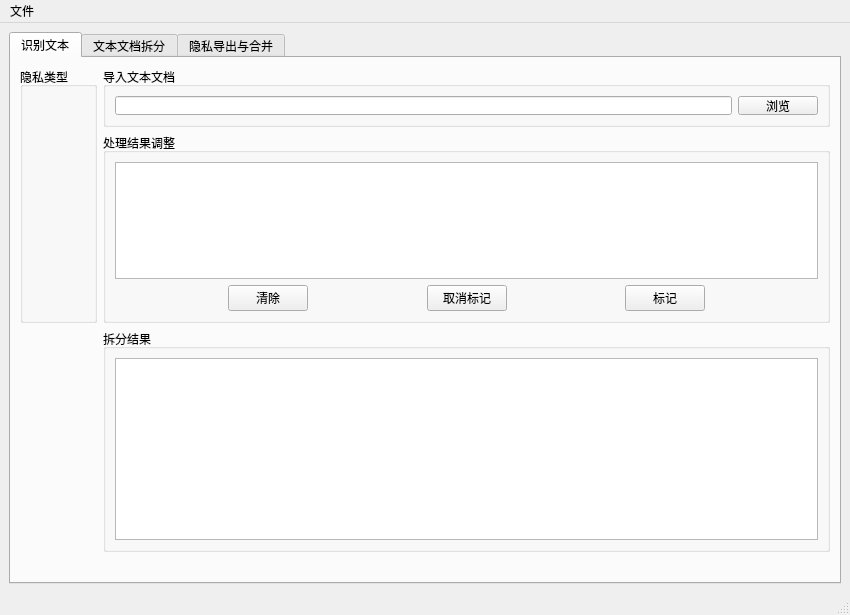
<?xml version="1.0" encoding="UTF-8"?>
<ui version="4.0">
 <class>MainWindow</class>
 <widget class="QMainWindow" name="MainWindow">
  <property name="geometry">
   <rect>
    <x>0</x>
    <y>0</y>
    <width>850</width>
    <height>573</height>
   </rect>
  </property>
  <property name="windowTitle">
   <string>MainWindow</string>
  </property>
  <widget class="QWidget" name="centralwidget">
   <layout class="QVBoxLayout" name="verticalLayout">
    <item>
     <widget class="QTabWidget" name="tabWidget">
      <property name="currentIndex">
       <number>0</number>
      </property>
      <widget class="QWidget" name="tabForText">
       <property name="layoutDirection">
        <enum>Qt::RightToLeft</enum>
       </property>
       <attribute name="title">
        <string>识别文本</string>
       </attribute>
       <layout class="QVBoxLayout" name="verticalLayout_2">
        <item>
         <layout class="QGridLayout" name="gridLayout">
          <item row="2" column="0">
           <layout class="QVBoxLayout" name="verticalLayout_5">
            <item>
             <widget class="QGroupBox" name="groupBox_3">
              <property name="layoutDirection">
               <enum>Qt::LeftToRight</enum>
              </property>
              <property name="title">
               <string>拆分结果</string>
              </property>
              <layout class="QVBoxLayout" name="verticalLayout_6">
               <item>
                <widget class="QPlainTextEdit" name="textResult"/>
               </item>
              </layout>
             </widget>
            </item>
           </layout>
          </item>
          <item row="1" column="0">
           <widget class="QGroupBox" name="groupBox_2">
            <property name="maximumSize">
             <size>
              <width>16777215</width>
              <height>200</height>
             </size>
            </property>
            <property name="layoutDirection">
             <enum>Qt::LeftToRight</enum>
            </property>
            <property name="title">
             <string>处理结果调整</string>
            </property>
            <layout class="QVBoxLayout" name="verticalLayout_4">
             <item>
              <widget class="QPlainTextEdit" name="textResultAdjust"/>
             </item>
             <item>
              <layout class="QHBoxLayout" name="horizontalLayout_2">
               <item>
                <spacer name="horizontalSpacer_4">
                 <property name="orientation">
                  <enum>Qt::Horizontal</enum>
                 </property>
                 <property name="sizeHint" stdset="0">
                  <size>
                   <width>40</width>
                   <height>20</height>
                  </size>
                 </property>
                </spacer>
               </item>
               <item>
                <widget class="QPushButton" name="clearTextBtn">
                 <property name="text">
                  <string>清除</string>
                 </property>
                </widget>
               </item>
               <item>
                <spacer name="horizontalSpacer">
                 <property name="orientation">
                  <enum>Qt::Horizontal</enum>
                 </property>
                 <property name="sizeHint" stdset="0">
                  <size>
                   <width>40</width>
                   <height>20</height>
                  </size>
                 </property>
                </spacer>
               </item>
               <item>
                <widget class="QPushButton" name="cancelMarkBtn">
                 <property name="text">
                  <string>取消标记</string>
                 </property>
                </widget>
               </item>
               <item>
                <spacer name="horizontalSpacer_2">
                 <property name="orientation">
                  <enum>Qt::Horizontal</enum>
                 </property>
                 <property name="sizeHint" stdset="0">
                  <size>
                   <width>40</width>
                   <height>20</height>
                  </size>
                 </property>
                </spacer>
               </item>
               <item>
                <widget class="QPushButton" name="markBtn">
                 <property name="text">
                  <string>标记</string>
                 </property>
                </widget>
               </item>
               <item>
                <spacer name="horizontalSpacer_3">
                 <property name="orientation">
                  <enum>Qt::Horizontal</enum>
                 </property>
                 <property name="sizeHint" stdset="0">
                  <size>
                   <width>40</width>
                   <height>20</height>
                  </size>
                 </property>
                </spacer>
               </item>
              </layout>
             </item>
            </layout>
           </widget>
          </item>
          <item row="0" column="1" rowspan="2">
           <widget class="QGroupBox" name="groupBox_4">
            <property name="layoutDirection">
             <enum>Qt::LeftToRight</enum>
            </property>
            <property name="title">
             <string>隐私类型</string>
            </property>
           </widget>
          </item>
          <item row="0" column="0">
           <layout class="QVBoxLayout" name="verticalLayout_3">
            <item>
             <widget class="QGroupBox" name="groupBox">
              <property name="maximumSize">
               <size>
                <width>16777215</width>
                <height>60</height>
               </size>
              </property>
              <property name="layoutDirection">
               <enum>Qt::LeftToRight</enum>
              </property>
              <property name="title">
               <string>导入文本文档</string>
              </property>
              <layout class="QHBoxLayout" name="horizontalLayout">
               <item>
                <widget class="QLineEdit" name="textPathLineEdit"/>
               </item>
               <item>
                <widget class="QPushButton" name="textBrowerBtn">
                 <property name="text">
                  <string>浏览</string>
                 </property>
                </widget>
               </item>
              </layout>
             </widget>
            </item>
           </layout>
          </item>
         </layout>
        </item>
        <item>
         <spacer name="verticalSpacer">
          <property name="orientation">
           <enum>Qt::Vertical</enum>
          </property>
          <property name="sizeHint" stdset="0">
           <size>
            <width>20</width>
            <height>40</height>
           </size>
          </property>
         </spacer>
        </item>
       </layout>
      </widget>
      <widget class="QWidget" name="tabForExcel">
       <attribute name="title">
        <string>文本文档拆分</string>
       </attribute>
       <layout class="QVBoxLayout" name="verticalLayout_8">
        <item>
         <layout class="QVBoxLayout" name="verticalLayout_7">
          <item>
           <widget class="QGroupBox" name="groupBox_5">
            <property name="title">
             <string>导入Excel文件</string>
            </property>
            <layout class="QHBoxLayout" name="horizontalLayout_3">
             <item>
              <widget class="QLineEdit" name="excelPathLineEdit"/>
             </item>
             <item>
              <widget class="QPushButton" name="excelBrowerBtn">
               <property name="text">
                <string>浏览</string>
               </property>
              </widget>
             </item>
            </layout>
           </widget>
          </item>
         </layout>
        </item>
        <item>
         <widget class="QGroupBox" name="groupBox_6">
          <property name="title">
           <string>加密列号选择</string>
          </property>
          <layout class="QVBoxLayout" name="verticalLayout_9">
           <item>
            <widget class="QTableWidget" name="excelShowingTable"/>
           </item>
           <item>
            <layout class="QHBoxLayout" name="horizontalLayout_4">
             <item>
              <layout class="QHBoxLayout" name="ScrollBarLayout"/>
             </item>
             <item>
              <widget class="QLabel" name="label_5">
               <property name="text">
                <string>输入需要处理的列(1,2,4...)</string>
               </property>
              </widget>
             </item>
             <item>
              <widget class="QLineEdit" name="lineEdit_2"/>
             </item>
             <item>
              <widget class="QCheckBox" name="setFirstLineHeadChxBox">
               <property name="text">
                <string>将第一行设置为表头</string>
               </property>
              </widget>
             </item>
             <item>
              <widget class="QPushButton" name="recognizeExcel">
               <property name="text">
                <string>识别</string>
               </property>
              </widget>
             </item>
             <item>
              <widget class="QPushButton" name="handleExcel">
               <property name="text">
                <string>处理</string>
               </property>
              </widget>
             </item>
            </layout>
           </item>
          </layout>
         </widget>
        </item>
        <item>
         <widget class="QGroupBox" name="groupBox_7">
          <property name="title">
           <string>处理结果预览</string>
          </property>
          <layout class="QVBoxLayout" name="verticalLayout_10">
           <item>
            <widget class="QTableWidget" name="excelResultTable"/>
           </item>
          </layout>
         </widget>
        </item>
       </layout>
      </widget>
      <widget class="QWidget" name="tabForFileManager">
       <attribute name="title">
        <string>隐私导出与合并</string>
       </attribute>
       <layout class="QVBoxLayout" name="verticalLayout_11">
        <item>
         <layout class="QHBoxLayout" name="horizontalLayout_5">
          <item>
           <widget class="QLabel" name="label">
            <property name="minimumSize">
             <size>
              <width>110</width>
              <height>0</height>
             </size>
            </property>
            <property name="maximumSize">
             <size>
              <width>110</width>
              <height>16777215</height>
             </size>
            </property>
            <property name="text">
             <string>选择待处理文件类型</string>
            </property>
           </widget>
          </item>
          <item>
           <widget class="QComboBox" name="fileType">
            <property name="minimumSize">
             <size>
              <width>68</width>
              <height>0</height>
             </size>
            </property>
            <property name="maximumSize">
             <size>
              <width>68</width>
              <height>16777215</height>
             </size>
            </property>
           </widget>
          </item>
          <item>
           <spacer name="horizontalSpacer_8">
            <property name="orientation">
             <enum>Qt::Horizontal</enum>
            </property>
            <property name="sizeHint" stdset="0">
             <size>
              <width>40</width>
              <height>20</height>
             </size>
            </property>
           </spacer>
          </item>
         </layout>
        </item>
        <item>
         <layout class="QHBoxLayout" name="horizontalLayout_6">
          <item>
           <widget class="QGroupBox" name="groupBox_8">
            <property name="title">
             <string>输出结果</string>
            </property>
            <layout class="QVBoxLayout" name="verticalLayout_12">
             <item>
              <widget class="QGroupBox" name="groupBox_10">
               <property name="title">
                <string>文件一</string>
               </property>
               <layout class="QHBoxLayout" name="horizontalLayout_10">
                <item>
                 <widget class="QLineEdit" name="outPutFileOneNameLineEdit"/>
                </item>
                <item>
                 <widget class="QLabel" name="suffixLabel">
                  <property name="minimumSize">
                   <size>
                    <width>70</width>
                    <height>0</height>
                   </size>
                  </property>
                  <property name="maximumSize">
                   <size>
                    <width>70</width>
                    <height>16777215</height>
                   </size>
                  </property>
                  <property name="text">
                   <string>.txt</string>
                  </property>
                 </widget>
                </item>
               </layout>
              </widget>
             </item>
             <item>
              <widget class="QGroupBox" name="groupBox_11">
               <property name="title">
                <string>文件二</string>
               </property>
               <layout class="QHBoxLayout" name="horizontalLayout_9">
                <item>
                 <widget class="QLineEdit" name="outPutFileTwoNameLineEdit"/>
                </item>
               </layout>
              </widget>
             </item>
             <item>
              <layout class="QHBoxLayout" name="horizontalLayout_15">
               <item>
                <widget class="QLabel" name="label_4">
                 <property name="text">
                  <string>保存到：</string>
                 </property>
                </widget>
               </item>
               <item>
                <widget class="QLineEdit" name="directoryPath"/>
               </item>
               <item>
                <widget class="QPushButton" name="directoryBrowerBtn">
                 <property name="maximumSize">
                  <size>
                   <width>70</width>
                   <height>16777215</height>
                  </size>
                 </property>
                 <property name="text">
                  <string>浏览</string>
                 </property>
                </widget>
               </item>
              </layout>
             </item>
            </layout>
           </widget>
          </item>
          <item>
           <widget class="QGroupBox" name="groupBox_9">
            <property name="title">
             <string>文件二加密、解密</string>
            </property>
            <layout class="QVBoxLayout" name="verticalLayout_13">
             <item>
              <widget class="QGroupBox" name="groupBox_12">
               <property name="title">
                <string>选择加密、解密算法</string>
               </property>
               <layout class="QHBoxLayout" name="horizontalLayout_16">
                <item>
                 <widget class="QComboBox" name="algorithmSelect"/>
                </item>
                <item>
                 <spacer name="horizontalSpacer_10">
                  <property name="orientation">
                   <enum>Qt::Horizontal</enum>
                  </property>
                  <property name="sizeHint" stdset="0">
                   <size>
                    <width>40</width>
                    <height>20</height>
                   </size>
                  </property>
                 </spacer>
                </item>
               </layout>
              </widget>
             </item>
             <item>
              <widget class="QGroupBox" name="groupBox_13">
               <property name="title">
                <string>密码</string>
               </property>
               <layout class="QHBoxLayout" name="horizontalLayout_11">
                <item>
                 <widget class="QLineEdit" name="passwdLineEdit"/>
                </item>
                <item>
                 <spacer name="horizontalSpacer_7">
                  <property name="orientation">
                   <enum>Qt::Horizontal</enum>
                  </property>
                  <property name="sizeHint" stdset="0">
                   <size>
                    <width>40</width>
                    <height>20</height>
                   </size>
                  </property>
                 </spacer>
                </item>
               </layout>
              </widget>
             </item>
            </layout>
           </widget>
          </item>
         </layout>
        </item>
        <item>
         <layout class="QHBoxLayout" name="horizontalLayout_7">
          <item>
           <spacer name="horizontalSpacer_5">
            <property name="orientation">
             <enum>Qt::Horizontal</enum>
            </property>
            <property name="sizeHint" stdset="0">
             <size>
              <width>40</width>
              <height>20</height>
             </size>
            </property>
           </spacer>
          </item>
          <item>
           <widget class="QPushButton" name="export_2">
            <property name="text">
             <string>导出</string>
            </property>
           </widget>
          </item>
          <item>
           <spacer name="horizontalSpacer_6">
            <property name="orientation">
             <enum>Qt::Horizontal</enum>
            </property>
            <property name="sizeHint" stdset="0">
             <size>
              <width>40</width>
              <height>20</height>
             </size>
            </property>
           </spacer>
          </item>
         </layout>
        </item>
        <item>
         <layout class="QHBoxLayout" name="horizontalLayout_8" stretch="5,5">
          <item>
           <widget class="QGroupBox" name="groupBox_14">
            <property name="title">
             <string>导入加密文件</string>
            </property>
            <layout class="QVBoxLayout" name="verticalLayout_14">
             <item>
              <widget class="QGroupBox" name="groupBox_16">
               <property name="title">
                <string>文件一</string>
               </property>
               <layout class="QHBoxLayout" name="horizontalLayout_12">
                <item>
                 <widget class="QLineEdit" name="importFileOneBrowerLineEdit"/>
                </item>
                <item>
                 <widget class="QPushButton" name="importFileOneBrowerBtn">
                  <property name="text">
                   <string>浏览</string>
                  </property>
                 </widget>
                </item>
               </layout>
              </widget>
             </item>
             <item>
              <widget class="QGroupBox" name="groupBox_17">
               <property name="title">
                <string>文件二</string>
               </property>
               <layout class="QHBoxLayout" name="horizontalLayout_13">
                <item>
                 <widget class="QLineEdit" name="importFileTwoBrowerLineEdit"/>
                </item>
                <item>
                 <widget class="QPushButton" name="importFileTwoBrowerBtn">
                  <property name="text">
                   <string>浏览</string>
                  </property>
                 </widget>
                </item>
               </layout>
              </widget>
             </item>
             <item>
              <layout class="QHBoxLayout" name="horizontalLayout_14">
               <item>
                <spacer name="horizontalSpacer_9">
                 <property name="orientation">
                  <enum>Qt::Horizontal</enum>
                 </property>
                 <property name="sizeHint" stdset="0">
                  <size>
                   <width>40</width>
                   <height>20</height>
                  </size>
                 </property>
                </spacer>
               </item>
               <item>
                <widget class="QPushButton" name="recoveryBtn">
                 <property name="text">
                  <string>恢复文件</string>
                 </property>
                </widget>
               </item>
              </layout>
             </item>
            </layout>
           </widget>
          </item>
          <item>
           <widget class="QGroupBox" name="groupBox_15">
            <property name="title">
             <string>解密结果</string>
            </property>
            <layout class="QVBoxLayout" name="verticalLayout_15">
             <item>
              <widget class="QPlainTextEdit" name="plainTextEdit_3"/>
             </item>
            </layout>
           </widget>
          </item>
         </layout>
        </item>
        <item>
         <widget class="QLabel" name="label_3">
          <property name="text">
           <string>TextLabel</string>
          </property>
         </widget>
        </item>
       </layout>
      </widget>
     </widget>
    </item>
   </layout>
  </widget>
  <widget class="QMenuBar" name="menubar">
   <property name="geometry">
    <rect>
     <x>0</x>
     <y>0</y>
     <width>850</width>
     <height>22</height>
    </rect>
   </property>
   <widget class="QMenu" name="menu">
    <property name="title">
     <string>文件</string>
    </property>
   </widget>
   <addaction name="menu"/>
  </widget>
  <widget class="QStatusBar" name="statusbar"/>
 </widget>
 <resources/>
 <connections/>
</ui>
